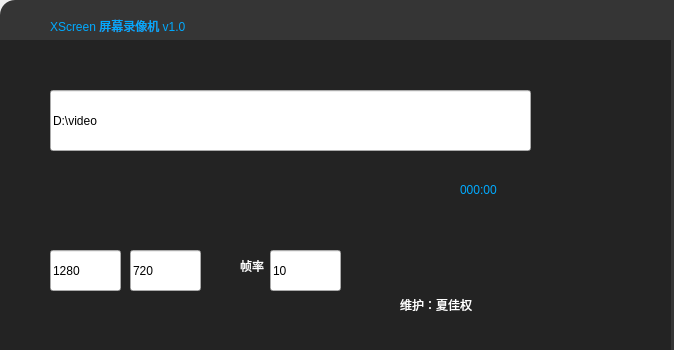
<?xml version="1.0" encoding="UTF-8"?>
<ui version="4.0">
 <class>XScreenClass</class>
 <widget class="QWidget" name="XScreenClass">
  <property name="geometry">
   <rect>
    <x>0</x>
    <y>0</y>
    <width>674</width>
    <height>350</height>
   </rect>
  </property>
  <property name="windowTitle">
   <string>XScreen</string>
  </property>
  <property name="windowIcon">
   <iconset resource="xscreen.qrc">
    <normaloff>:/XScreen/logo.ico</normaloff>:/XScreen/logo.ico</iconset>
  </property>
  <property name="styleSheet">
   <string notr="true">#back
{
background-color:rgb(53,53,53);
border-radius:15px;
}
#all
{
background-color:rgb(35,35,35);
}
#title
{
color:rgb(0, 170, 255);
font:75 15pt &quot;黑体&quot;;
}
#timelabel
{
color:rgb(0, 170, 255);
font:75 20pt &quot;黑体&quot;;
}</string>
  </property>
  <widget class="QWidget" name="back" native="true">
   <property name="geometry">
    <rect>
     <x>0</x>
     <y>0</y>
     <width>800</width>
     <height>1000</height>
    </rect>
   </property>
   <widget class="QPushButton" name="minButton">
    <property name="geometry">
     <rect>
      <x>610</x>
      <y>0</y>
      <width>31</width>
      <height>31</height>
     </rect>
    </property>
    <property name="styleSheet">
     <string notr="true">background-image: url(:/XScreen/mini.png);</string>
    </property>
    <property name="text">
     <string/>
    </property>
    <property name="flat">
     <bool>true</bool>
    </property>
   </widget>
   <widget class="QPushButton" name="closeButton">
    <property name="geometry">
     <rect>
      <x>640</x>
      <y>0</y>
      <width>31</width>
      <height>23</height>
     </rect>
    </property>
    <property name="styleSheet">
     <string notr="true">background-image: url(:/XScreen/close.png);</string>
    </property>
    <property name="text">
     <string/>
    </property>
    <property name="flat">
     <bool>true</bool>
    </property>
   </widget>
   <widget class="QWidget" name="all" native="true">
    <property name="geometry">
     <rect>
      <x>0</x>
      <y>40</y>
      <width>671</width>
      <height>311</height>
     </rect>
    </property>
    <widget class="QPushButton" name="recordButton">
     <property name="geometry">
      <rect>
       <x>550</x>
       <y>30</y>
       <width>101</width>
       <height>91</height>
      </rect>
     </property>
     <property name="styleSheet">
      <string notr="true">QPushButton:!hover
{
	background-image: url(:/XScreen/record_normal.png);
}

QPushButton:hover
{
	background-image: url(:/XScreen/record_hot.png);
}

QPushButton:pressed
{
	background-image: url(:/XScreen/record_pressed.png);
	background-color: rgba(255, 255, 255, 0);
}</string>
     </property>
     <property name="text">
      <string/>
     </property>
     <property name="flat">
      <bool>true</bool>
     </property>
    </widget>
    <widget class="QLineEdit" name="urlEdit">
     <property name="geometry">
      <rect>
       <x>50</x>
       <y>50</y>
       <width>481</width>
       <height>61</height>
      </rect>
     </property>
     <property name="text">
      <string>D:\video</string>
     </property>
    </widget>
    <widget class="QLineEdit" name="widthEdit">
     <property name="geometry">
      <rect>
       <x>50</x>
       <y>210</y>
       <width>71</width>
       <height>41</height>
      </rect>
     </property>
     <property name="text">
      <string>1280</string>
     </property>
    </widget>
    <widget class="QLineEdit" name="heightEdit">
     <property name="geometry">
      <rect>
       <x>130</x>
       <y>210</y>
       <width>71</width>
       <height>41</height>
      </rect>
     </property>
     <property name="text">
      <string>720</string>
     </property>
    </widget>
    <widget class="QLabel" name="timelabel">
     <property name="geometry">
      <rect>
       <x>460</x>
       <y>140</y>
       <width>91</width>
       <height>20</height>
      </rect>
     </property>
     <property name="text">
      <string>000:00</string>
     </property>
    </widget>
    <widget class="QLabel" name="infolabel">
     <property name="geometry">
      <rect>
       <x>400</x>
       <y>249</y>
       <width>81</width>
       <height>31</height>
      </rect>
     </property>
     <property name="styleSheet">
      <string notr="true">color: rgb(255, 255, 255);</string>
     </property>
     <property name="text">
      <string>维护：夏佳权</string>
     </property>
    </widget>
    <widget class="QLabel" name="infolabel_2">
     <property name="geometry">
      <rect>
       <x>240</x>
       <y>210</y>
       <width>31</width>
       <height>31</height>
      </rect>
     </property>
     <property name="styleSheet">
      <string notr="true">color: rgb(255, 255, 255);</string>
     </property>
     <property name="text">
      <string>帧率</string>
     </property>
    </widget>
    <widget class="QLineEdit" name="fpsEdit">
     <property name="geometry">
      <rect>
       <x>270</x>
       <y>210</y>
       <width>71</width>
       <height>41</height>
      </rect>
     </property>
     <property name="text">
      <string>10</string>
     </property>
    </widget>
   </widget>
   <widget class="QLabel" name="title">
    <property name="geometry">
     <rect>
      <x>50</x>
      <y>10</y>
      <width>261</width>
      <height>31</height>
     </rect>
    </property>
    <property name="text">
     <string>XScreen 屏幕录像机 v1.0</string>
    </property>
   </widget>
   <widget class="QLabel" name="logo">
    <property name="geometry">
     <rect>
      <x>10</x>
      <y>10</y>
      <width>31</width>
      <height>31</height>
     </rect>
    </property>
    <property name="styleSheet">
     <string notr="true">background-image: url(:/XScreen/logo.png);</string>
    </property>
    <property name="text">
     <string/>
    </property>
   </widget>
  </widget>
 </widget>
 <layoutdefault spacing="6" margin="11"/>
 <resources>
  <include location="xscreen.qrc"/>
 </resources>
 <connections>
  <connection>
   <sender>closeButton</sender>
   <signal>clicked()</signal>
   <receiver>XScreenClass</receiver>
   <slot>close()</slot>
   <hints>
    <hint type="sourcelabel">
     <x>657</x>
     <y>20</y>
    </hint>
    <hint type="destinationlabel">
     <x>660</x>
     <y>363</y>
    </hint>
   </hints>
  </connection>
  <connection>
   <sender>minButton</sender>
   <signal>clicked()</signal>
   <receiver>XScreenClass</receiver>
   <slot>showMinimized()</slot>
   <hints>
    <hint type="sourcelabel">
     <x>627</x>
     <y>23</y>
    </hint>
    <hint type="destinationlabel">
     <x>618</x>
     <y>377</y>
    </hint>
   </hints>
  </connection>
  <connection>
   <sender>recordButton</sender>
   <signal>clicked()</signal>
   <receiver>XScreenClass</receiver>
   <slot>Record()</slot>
   <hints>
    <hint type="sourcelabel">
     <x>599</x>
     <y>132</y>
    </hint>
    <hint type="destinationlabel">
     <x>594</x>
     <y>436</y>
    </hint>
   </hints>
  </connection>
 </connections>
 <slots>
  <slot>Record()</slot>
 </slots>
</ui>
